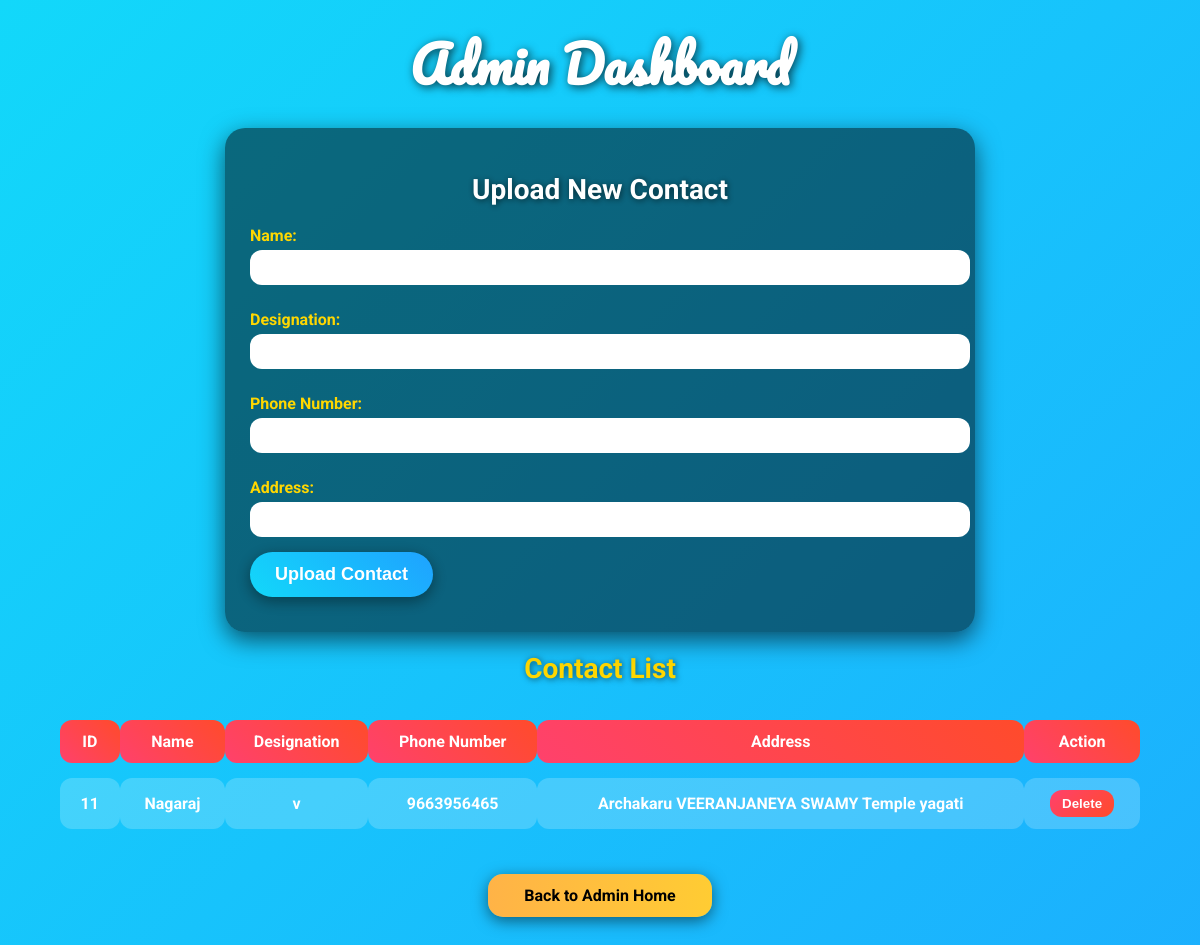
Screenshot of /admin_upload_contacts.php with the database file from the repository.
### tables this page shows
CREATE TABLE `contacts` (
  `id` int(11) NOT NULL,
  `name` varchar(50) DEFAULT NULL,
  `designation` varchar(50) DEFAULT NULL,
  `phone_number` varchar(20) DEFAULT NULL,
  `address` varchar(100) DEFAULT NULL
);

### admin_upload_contacts.php (the view, shortened to what this page needs)
<?php
require('conn.php');
$contactsQuery = "SELECT * FROM contacts";
$contactsResult = mysqli_query($con, $contactsQuery);
$contacts = [];
while ($row = mysqli_fetch_assoc($contactsResult)) {
    $contacts[] = $row;
}
?>
<!DOCTYPE html>
<html>
<head>
</head>
<body>
    <h1>Admin Dashboard</h1>
    <div class="card">
        <h2>Upload New Contact</h2>
        <form action="" method="post">
            <label for="name">Name:</label>
            <input type="text" name="name" id="name" pattern="[A-Za-z]+" required>
            <label for="designation">Designation:</label>
            <input type="text" name="designation" id="designation" pattern="[A-Za-z]+" required>
            <label for="phone_number">Phone Number:</label>
            <input type="tel" name="phone_number" id="phone_number" pattern="[0-9]{10}" maxlength="10" required>
            <label for="address">Address:</label>
            <input type="text" name="address" id="address" required>
            <input type="submit" value="Upload Contact">
        </form>
    </div>
    <h2 style="text-align:center; color:#ffd700;">Contact List</h2>
    <table>
        <tr>
            <th>ID</th>
            <th>Name</th>
            <th>Designation</th>
            <th>Phone Number</th>
            <th>Address</th>
            <th>Action</th>
        </tr>
        <?php foreach ($contacts as $contact): ?>
            <tr>
                <td><?php echo $contact['id']; ?></td>
                <td><?php echo $contact['name']; ?></td>
                <td><?php echo $contact['designation']; ?></td>
                <td><?php echo $contact['phone_number']; ?></td>
                <td><?php echo $contact['address']; ?></td>
                <td>
                    <form method="get" action="" onsubmit="return confirm('Are you sure you want to delete this contact?');">
                        <button type="submit" class="delete-btn">Delete</button>
                    </form>
                </td>
            </tr>
        <?php endforeach; ?>
    </table>
    <a class="back-link" href="adminhome.php">Back to Admin Home</a>
</body>
</html>

### admin_upload_contacts.php (style rules this page uses)
body { font-family: 'Roboto', sans-serif; margin: 0; padding: 0; min-height: 100vh; background: linear-gradient(-45deg, #ff416c, #ff4b2b, #1fa2ff, #12d8fa); background-size: 400% 400%; animation: gradientBG 20s ease infinite; color: #fff; }
h1 { text-align: center; font-family: 'Pacifico', cursive; font-size: 50px; margin: 20px 0; text-shadow: 2px 2px 10px rgba(0,0,0,0.7); }
h2 { text-align: center; font-size: 28px; margin: 20px 0; text-shadow: 1px 1px 6px rgba(0,0,0,0.6); }
.card { background: rgba(0,0,0,0.5); margin: 20px auto; padding: 25px; border-radius: 20px; width: 90%; max-width: 700px; box-shadow: 0 8px 25px rgba(0,0,0,0.6); transform: translateY(50px); opacity: 0; animation: cardFade 1s forwards; }
form label { display: block; margin: 10px 0 5px; font-weight: bold; color: #ffd700; }
form input[type="text"], form input[type="tel"] { width: 100%; padding: 10px; border-radius: 12px; border: none; margin-bottom: 15px; }
form input[type="submit"] { padding: 12px 25px; border: none; border-radius: 25px; background: linear-gradient(45deg, #12d8fa, #1fa2ff); color: #fff; font-size: 18px; font-weight: bold; cursor: pointer; box-shadow: 0 4px 15px rgba(0,0,0,0.4); transition: all 0.3s ease; }
table { width: 90%; margin: 20px auto; border-collapse: separate; border-spacing: 0 15px; }
th, td { padding: 12px 15px; text-align: center; border-radius: 12px; }
th { background: linear-gradient(45deg, #ff416c, #ff4b2b); color: #fff; font-size: 16px; }
td { background: rgba(255,255,255,0.2); color: #fff; font-weight: bold; opacity: 0; transform: translateY(20px); animation: fadeSlide 0.8s forwards; }
td:nth-child(1) { animation-delay: 0.1s; }
td:nth-child(2) { animation-delay: 0.2s; }
td:nth-child(3) { animation-delay: 0.3s; }
td:nth-child(4) { animation-delay: 0.4s; }
td:nth-child(5) { animation-delay: 0.5s; }
td:nth-child(6) { animation-delay: 0.6s; }
.delete-btn { padding: 6px 12px; border-radius: 12px; border: none; background: linear-gradient(135deg, #ff416c, #ff4b2b); color: #fff; font-weight: bold; cursor: pointer; transition: all 0.3s ease; }
.back-link { display: block; width: 200px; margin: 30px auto 50px auto; padding: 12px; text-align: center; background: linear-gradient(90deg, #ffb347, #ffcc33); color: #000; text-decoration: none; border-radius: 15px; font-weight: bold; box-shadow: 0 4px 15px rgba(0,0,0,0.5); transition: 0.3s; }

### rows the page displays
contacts: id "11", name "Nagaraj", designation "v", phone_number "9663956465", address "Archakaru VEERANJANEYA SWAMY Temple yagati"
